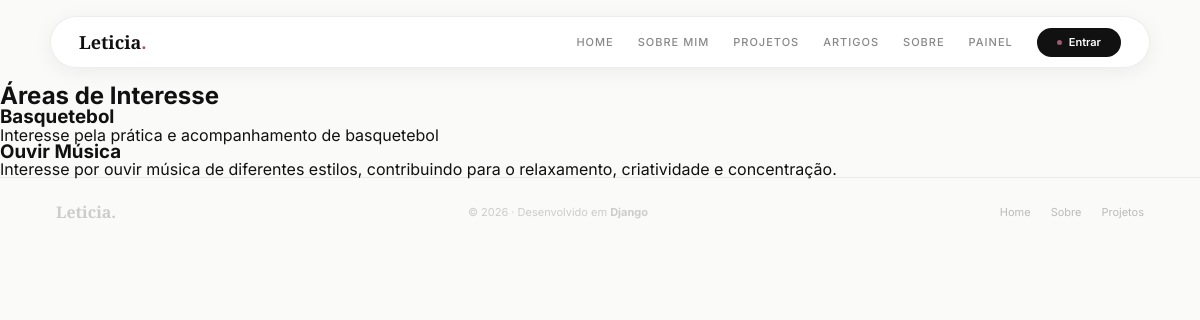
Screenshot of /areas/ with the database file from the repository.
### portfolioPWEB/models.py (models this page shows, shortened)
class AreaDeInteresse(models.Model):
    nome = models.CharField(max_length=100)
    descricao = models.TextField()
    categoria = models.CharField(max_length=50)
    competencias = models.ManyToManyField(
        Competencia,
        related_name='areas_interesse',
        blank=True
    )
    class Meta:
        verbose_name = "Área de Interesse"
        verbose_name_plural = "Áreas de Interesse"

### portfolioPWEB/views.py (the view)
# urls.py: path("areas/", views.areas_view, name="areas"),
def areas_view(request):
    areas = AreaDeInteresse.objects.prefetch_related("competencias").all()
    return render(request, "portfolioPWEB/areas.html", {"areas": areas})

### portfolioPWEB/templates/portfolioPWEB/areas.html
{% extends "portfolioPWEB/base.html" %}
{% block content %}
<h2>Áreas de Interesse</h2>
<section>
    {% for a in areas %}
    <article>
        <h3>{{ a.nome }}</h3>
        <p>{{ a.descricao }}</p>
    </article>
    {% endfor %}
</section>
{% endblock %}

### portfolioPWEB/static/portfolioPWEB/styles.css (style rules this page uses)
:root { --bg: #fafaf8; --bg-warm: #f5f0ea; --white: #ffffff; --text: #111111; --muted: #777777; --subtle: #aaaaaa; --line: #ebebeb; --line-soft: rgba(0,0,0,0.07); --rose: #9f5a70; --rose-light: #c88495; --rose-bg: rgba(159,90,112,0.08); --rose-border: rgba(159,90,112,0.20); --shadow-sm: 0 4px 20px rgba(0,0,0,0.06); --shadow-md: 0 8px 32px rgba(0,0,0,0.08); --shadow-lg: 0 24px 60px rgba(0,0,0,0.10); --shadow-rose: 0 12px 32px rgba(159,90,112,0.25); --r-sm: 10px; --r-md: 16px; --r-lg: 22px; --r-xl: 30px; --r-full: 999px; --font-title: 'Playfair Display', Georgia, serif; --font-body: 'Inter', system-ui, sans-serif; }
*, *::before, *::after { box-sizing: border-box; margin: 0; padding: 0; }
html { scroll-behavior: smooth; }
body { font-family: var(--font-body); background: var(--bg); color: var(--text); min-height: 100vh; overflow-x: hidden; line-height: 1; }

### rows the page displays
AreaDeInteresse: nome "Basquetebol", descricao "Interesse pela prática e acompanhamento de basquetebol"
AreaDeInteresse: nome "Ouvir Música", descricao "Interesse por ouvir música de diferentes estilos, contribuindo para o relaxamento, criatividade e concentração."
